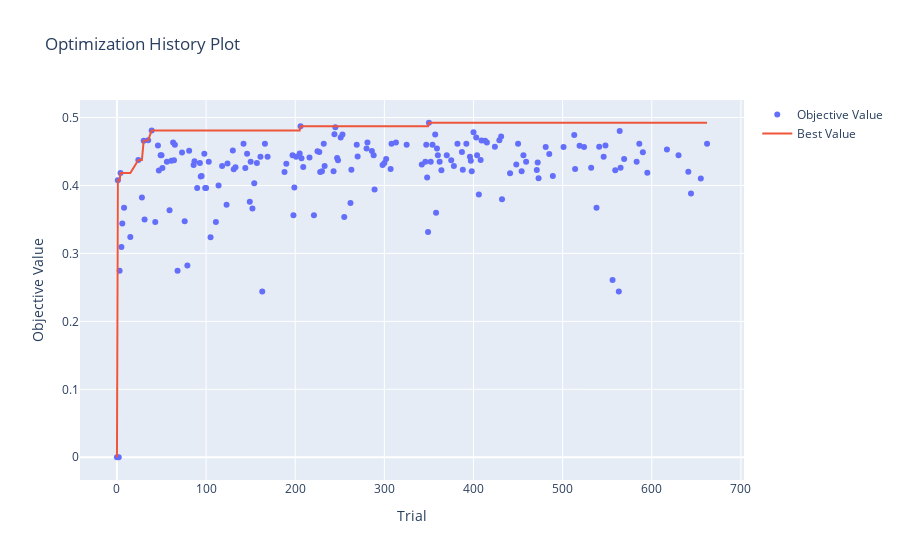

The notebook cell this image was saved under:
### Code cell
optuna.visualization.plot_optimization_history(f1_study)

### Figure 1 — Plotly figure (JSON) as saved in the notebook; plotly's stock layout.template omitted (floating-point values rounded to 4 significant figures; data arrays with more than 128 entries replaced by an {"elided": "..."} marker saying what was removed)
{"data": [{"mode": "markers", "name": "Objective Value", "type": "scatter", "x": {"elided": "179 int values"}, "y": {"elided": "179 float values"}}, {"name": "Best Value", "type": "scatter", "x": {"elided": "179 int values"}, "y": {"elided": "179 float values"}}], "layout": {"title": {"text": "Optimization History Plot"}, "xaxis": {"title": {"text": "Trial"}}, "yaxis": {"title": {"text": "Objective Value"}}}}
